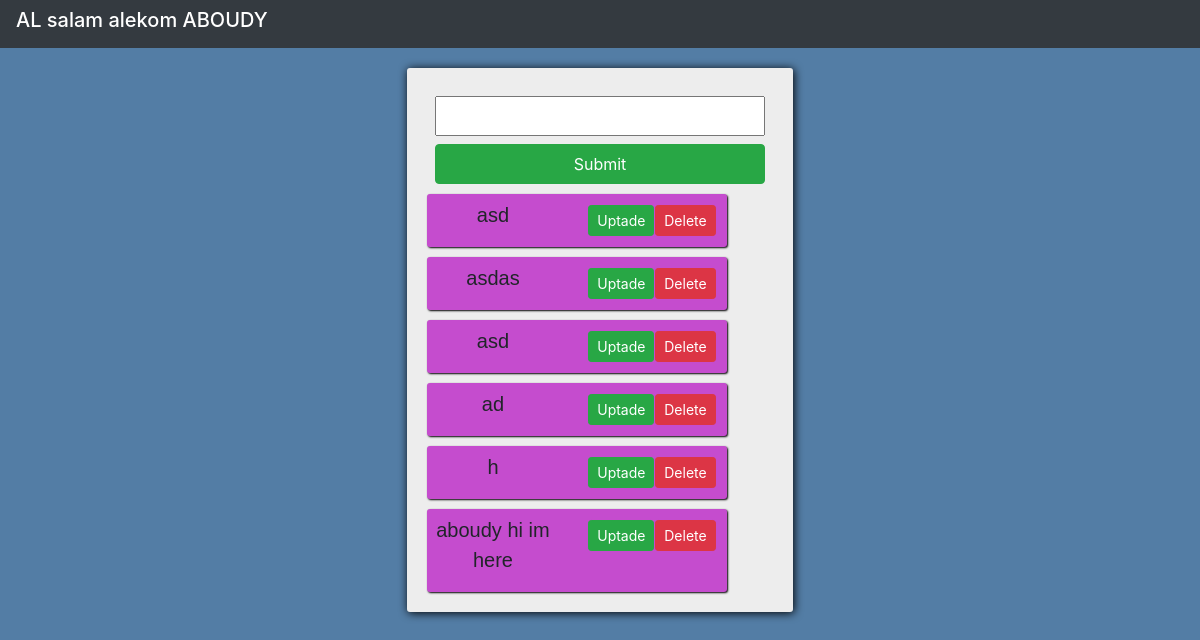
The app's page /, older data.
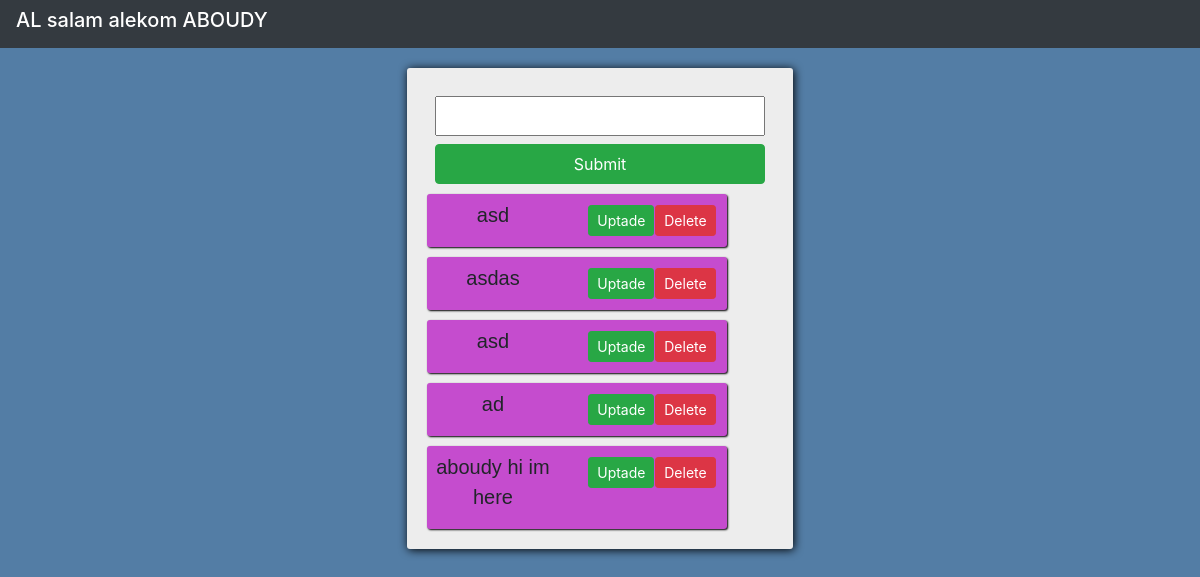
The same page, newer data.
### tasks/models.py (models this page shows)
class Task(models.Model):
    title = models.CharField(max_length=200)
    complete = models.BooleanField(default=False)
    created = models.DateTimeField(auto_now_add=True)
    def __str__(self):
        return self.title

### tasks/views.py (the view)
# urls.py: path('', views.index, name="list"),
def index(request):
    mods = Task.objects.all()
    form = TaskForm()
    if request.method == 'POST':
        form = TaskForm(request.POST)
        if form.is_valid():
            form.save()
        return redirect('/')
    context = {'mods': mods, 'form': form}
    return render(request, "tasks/index.html", context)

### tasks/forms.py
class TaskForm(forms.ModelForm):
    class Meta:
        model = Task
        fields = '__all__'

### tasks/templates/tasks/index.html (shortened to what this page needs)
<!DOCTYPE html>
<html lang="en">
<head>
    <link rel="stylesheet" href="https://stackpath.bootstrapcdn.com/bootstrap/4.3.1/css/bootstrap.min.css"
>
</head>
<body>
    <nav class="navbar navbar-dark bg-dark">
        <form>
            <h5 style="color: white;">AL salam alekom ABOUDY</h5>
        </form>
    </nav>
    <div class="container">
        <div class="row ">
            <div class="col"></div>
            <div class="col  mycont">
                <form method="POST" action="/" class="form-inline my-2 my-lg-0">
                    {{form.title}}
                    <input class="btn btn-success my-2 my-sm-0 " type="submit" name="create">
                </form>
                {% for i in mods %}
                <form class="myform">
                    <div class="row">
                        <div class="col textt">
                            {% if i.complete == True %}
                            <strike>
                                {{i}}
                            </strike>
                            {% else %}
                            <p>{{i}}</p>
                            {% endif %}
                        </div>
                        <div class="col-3">
                            <a class="btn btn-sm btn-success" href="{% url  'updatetodo' i.id %}">Uptade</a>
                        </div>
                        <div class="co-3">
                            <a class="btn btn-sm btn-danger" href="{% url  'deletetodo' i.id %}">Delete</a>
                        </div>
                    </div>
                </form>
                {% endfor %}
            </div>
            <div class="col"></div>
        </div>
    </div>
</body>
</html>

### tasks/templates/tasks/index.html (style rules this page uses)
body { background-color: rgb(83, 125, 165); }
.mycont { width: 500px; margin-top: 20px; padding: 20px; background-color: rgb(237, 237, 237); border-radius: 3px; box-shadow: 1px 1px 10px 0px rgba(0, 0, 0, 05); }
.myform { width: 300px; margin-top: 10px; padding: 1px; background-color: rgb(197, 76, 206); border-radius: 3px; box-shadow: 1px 1px 2px 0px rgba(0, 0, 0, 05); }
input { width: 100%; height: 40px; padding: 3px; margin: 8px; }
.textt { display: block; text-align: center; margin-top: 5px; font-family: 'Gill Sans', 'Gill Sans MT', Calibri, 'Trebuchet MS', sans-serif; font-size: 20px; }
a { margin-top: 10px; margin-right: 25px; }

Row changes from the older to the newer data that the page shows:
removed Task: title "h"
